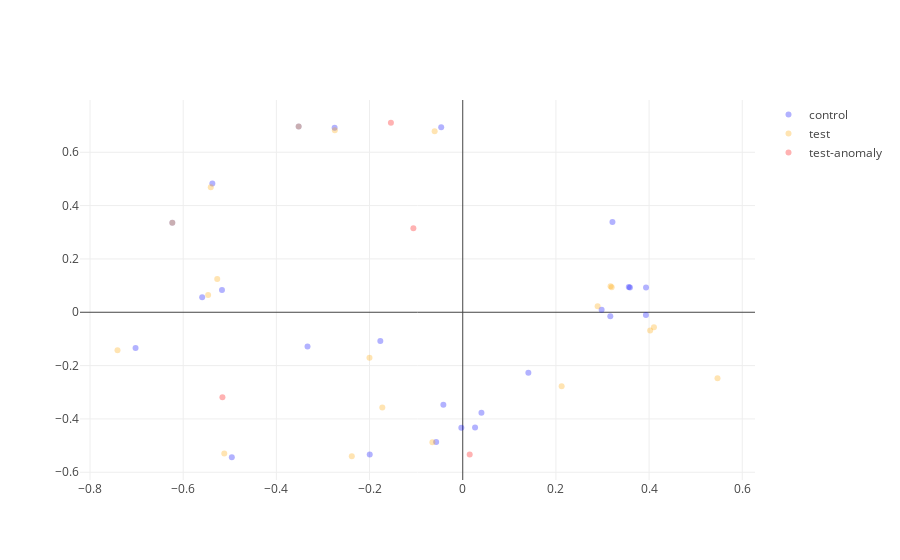

The cell this chart's notebook holds for it:
### Code cell
import sys
sys.path.insert(0, '..')
sys.path.insert(0, 'plots')

import os

from IPython.display import display
from IPython.display import clear_output
import ipywidgets as widgets


import json
from SplunkIntelOptimized import SplunkIntelOptimized
from sources.SplunkDatasetNew import SplunkDatasetNew
from sources.SplunkFileSource import SplunkFileSource

import plotly as py
import pandas as pd
import numpy as np
import plotNew as plot

py.offline.init_notebook_mode()
pd.set_option('display.notebook_repr_html', True)

data_sources_names = []

data_source_picker = None
time_range_picker = None
event_picker = None
event_text_area = None 
threshold_picker = None
new_time_range_picker = None

#create widgets
def create_widgets():
    global data_source_picker, time_range_picker, event_picker
    global event_text_area, threshold_picker, new_time_range_picker
    for file in os.listdir("../../data"):
            if file.endswith(".json"):
                data_sources_names.append(file)

    data_source_picker = widgets.Dropdown(
            options=data_sources_names,
            description='Data Source:',
            disabled=False,
            button_style='' # 'success', 'info', 'warning', 'danger' or ''
        )    

    time_range_picker = widgets.IntRangeSlider(
                value=[1, 2],
                min=0,
                max=100,
                step=1,
                description='Control Time:',
                disabled=False,
                continuous_update=False,
                orientation='horizontal',
                readout=True,
                readout_format='i',
                slider_color='white',
                color='black'
        )
    
    new_time_range_picker = widgets.IntRangeSlider(
                value=[1, 2],
                min=0,
                max=100,
                step=1,
                description='Test Time:',
                disabled=False,
                continuous_update=False,
                orientation='horizontal',
                readout=True,
                readout_format='i',
                slider_color='white',
                color='black'
        )
    
    threshold_picker = widgets.FloatSlider(
                value=0.8,
                min=0,
                max=1,
                step=0.1,
                description='Threshold:',
                disabled=False,
                continuous_update=False,
                orientation='horizontal',
                readout=True,
                readout_format='.1f',
                slider_color='white',
                color='black'
        )
    
    event_picker = widgets.Dropdown(
            options=[1,2,3],
            description='Event Number:',
            disabled=False,
            button_style='' # 'success', 'info', 'warning', 'danger' or ''
        )
    
    l = widgets.Layout(height='40px', width='800px')
    event_text_area = widgets.Textarea(value='TA: height=40px', layout=l)

    
def initialize(change):    
    # Just to set the widgets
    all_events = []
    all_events.extend(SplunkFileSource.load_data('../../data/' + data_source_picker.value))    
    minutes = 0
    for dict in all_events:
        if dict.get('cluster_label') == '1':
            minutes = minutes + 1

    time_range_picker.value = [1,1]
    time_range_picker.min = 1
    time_range_picker.max = minutes
    
    #new_time_range_picker.value = [minutes -2, minutes]
    new_time_range_picker.value = [12, 12]
    new_time_range_picker.min = 1
    new_time_range_picker.max = minutes 
    
    change_event_handler(None)
    
    
splunkDataset = SplunkDatasetNew()
splunkIntelargs = []

def event_picker_change_handler(change):
    event_text_area.value = json.dumps(splunkDataset.get_all_events_for_notebook()[event_picker.value])

def split(input, length, size):
    input.replace('\n', ' ')
    input.replace('\tat', ' ')
    return '<br>'.join([input[start:start + size] for start in range(0, length, size)])

def get_tool_tips(all_events):
    tooltips = []
    for idx, event in enumerate(all_events):
        tooltips.append(
            split(event[0], min(100, len(event[0])), 100) + '<br> id = ' + str(idx) + '<br> cluster = ' + str(
            event[3]))
            
    return tooltips
    
# Handle data source change
def change_event_handler(change):
    global splunkDataset
    
    control_start = time_range_picker.value[0]
    test_start = new_time_range_picker.value[0]

    clear_output()

    prev_out_file = None
    while(control_start <= time_range_picker.value[1] or test_start < new_time_range_picker.value[1]):

        del splunkIntelargs[:]
        splunkDataset = SplunkDatasetNew() 

        print(control_start, control_start)
        print(test_start, test_start)
        splunkDataset.load_from_file('../../data/' + data_source_picker.value,
                                     [control_start, control_start],
                                     [test_start, test_start], prev_out_file)
    
        splunkIntelargs.append('--sim_threshold')
        splunkIntelargs.append(str(float(threshold_picker.value)))
    
        print(splunkIntelargs)

        splunkIntel = SplunkIntelOptimized(splunkDataset, SplunkIntelOptimized.parse(splunkIntelargs))
        splunkDataset = splunkIntel.run()
    
        file_object  = open("result.json", "w")
        file_object.write(splunkDataset.get_output_as_json)
        file_object.close()
        
        prev_out_file = './result.json'
        
        control_start = control_start + 1
        test_start = test_start + 1

    xy_matrix, tooltips, labels = splunkDataset.control_scatter_plot()
    plot.scatter_plot_groups(xy_matrix, labels, tooltips, ['control', 'test', 'test-anomaly'], ['blue','orange','red'])
    
    xy_matrix, tooltips, labels = splunkDataset.count_scatter_plot()
    plot.scatter_plot_groups(xy_matrix, labels, tooltips, ['test', 'test-anomaly'], ['green','red'])


    #for key,data in splunkDataset.get_anom_clusters().items():
     #   for host,anom in data.items():
     #       print(host, anom.get('text'))
    
    xy_matrix, tooltips, labels, clusters = splunkDataset.control_scatter_plot_4d()
    plot.scatter_plot_groups_4d(xy_matrix, labels, clusters, tooltips, ['blue','orange','red'])
            
    event_picker.options = [ x for x in range(len(splunkDataset.get_all_events_for_notebook()))] 
     

create_widgets()

#intialize
initialize(None)
    
#setup even handlers    
data_source_picker.observe(initialize, names="value")
time_range_picker.observe(change_event_handler, names="value")
new_time_range_picker.observe(change_event_handler, names="value")
event_picker.observe(event_picker_change_handler, names="value")
threshold_picker.observe(change_event_handler, names="value")



# show widgets
display(widgets.HBox([data_source_picker]))
display(widgets.HBox([time_range_picker, threshold_picker]))
display(widgets.HBox([new_time_range_picker]))
display(widgets.HBox([event_picker, event_text_area]))

### Figure 1 — Plotly figure (JSON) as saved in the notebook; plotly's stock layout.template omitted (floating-point values rounded to 4 significant figures)
{"data": [{"marker": {"color": "blue", "opacity": 0.3}, "mode": "markers", "name": "control", "text": ["Unknown<br>0<br>logger=\"com.apple.jingle.util.MZClientCapabilities\", timestamp=\"PDT 2017-05-26 10:16<br> id = 0", "Unknown<br>1<br>logger=\"com.apple.jingle.cachelogic.popularity.MZPopularityClient\", timestamp=\"PDT 2<br> id = 1", "Unknown<br>2<br>logger=\"org.apache.http.impl.client.DefaultHttpClient\", timestamp=\"PDT 2017-05-26 10<br> id = 2", "Unknown<br>3<br>logger=\"org.apache.http.impl.client.DefaultHttpClient\", timestamp=\"PDT 2017-05-26 10<br> id = 3", "Unknown<br>4<br>logger=\"com.apple.shuttlebus.internals.SBHubbleAndLoggingHook\", timestamp=\"PDT 2017-<br> id = 4", "Unknown<br>5<br>logger=\"com.apple.jingle.cachelogic.popularity.MZPopularityClient\", timestamp=\"PDT 2<br> id = 5", "Unknown<br>6<br>logger=\"com.apple.jingle.cachelogic.popularity.MZPopularityClient\", timestamp=\"PDT 2<br> id = 6", "Unknown<br>7<br>logger=\"com.apple.jingle.cachelogic.popularity.MZPopularityClient\", timestamp=\"PDT 2<br> id = 7", "Unknown<br>8<br>logger=\"com.webobjects.foundation.stats.NSStats\", timestamp=\"PDT 2017-05-26 10:15:12<br> id = 8", "Unknown<br>9<br>logger=\"com.apple.jingle.util.MZClientCapabilities\", timestamp=\"PDT 2017-05-26 10:16<br> id = 9", "Unknown<br>10<br>logger=\"com.apple.jingle.util.MZClientCapabilities\", timestamp=\"PDT 2017-05-26 10:1<br> id = 10", "Unknown<br>11<br>logger=\"com.apple.jingle.appserver.MZDirectAction\", timestamp=\"PDT 2017-05-26 10:16<br> id = 11", "Unknown<br>12<br>logger=\"com.apple.jingle.util.MZClientCapabilities\", timestamp=\"PDT 2017-05-26 10:1<br> id = 12", "Unknown<br>13<br>logger=\"org.apache.http.impl.client.DefaultHttpClient\", timestamp=\"PDT 2017-05-26 1<br> id = 13", "Unknown<br>14<br>logger=\"com.apple.jingle.util.MZClientCapabilities\", timestamp=\"PDT 2017-05-26 10:1<br> id = 14", "Unknown<br>15<br>logger=\"org.apache.http.impl.client.DefaultHttpClient\", timestamp=\"PDT 2017-05-26 1<br> id = 15", "Unknown<br>16<br>logger=\"com.apple.jingle.app.store.W3StoreDirectAction\", timestamp=\"PDT 2017-05-26 <br> id = 16", "Unknown<br>17<br>logger=\"net.spy.memcached.MemcachedConnection\", timestamp=\"PDT 2017-05-26 10:15:44,<br> id = 17", "Unknown<br>18<br>logger=\"com.apple.jingle.cachelogic.popularity.MZPopularityClient\", timestamp=\"PDT <br> id = 18", "Unknown<br>19<br>logger=\"com.apple.jingle.util.MZClientCapabilities\", timestamp=\"PDT 2017-05-26 10:1<br> id = 19", "Unknown<br>20<br>logger=\"com.apple.jingle.cachelogic.popularity.MZPopularityClient\", timestamp=\"PDT <br> id = 20", "Unknown<br>21<br>logger=\"com.apple.jingle.cachelogic.popularity.MZPopularityClient\", timestamp=\"PDT <br> id = 21", "Unknown<br>22<br>logger=\"com.apple.jingle.cachelogic.popularity.MZPopularityClient\", timestamp=\"PDT <br> id = 22", "Unknown<br>23<br>logger=\"com.webobjects.foundation.stats.NSStats\", timestamp=\"PDT 2017-05-26 10:16:0<br> id = 23", "Unknown<br>24<br>logger=\"com.apple.jingle.util.MZClientCapabilities\", timestamp=\"PDT 2017-05-26 10:1<br> id = 24"], "type": "scatter", "x": [0.3588, -0.1996, -0.5168, -0.6233, -0.04624, 0.02647, -0.05702, -0.4956, -0.3522, 0.2981, 0.3932, -0.1769, 0.3213, -0.5592, 0.3564, -0.5374, -0.3332, -0.7023, 0.04017, 0.3167, 0.1408, -0.04157, -0.003012, -0.275, 0.3934], "y": [0.09247, -0.5331, 0.08373, 0.3357, 0.6934, -0.4319, -0.4866, -0.5438, 0.6964, 0.009607, -0.01048, -0.1075, 0.3383, 0.05673, 0.09497, 0.483, -0.1283, -0.1339, -0.3771, -0.01476, -0.227, -0.3472, -0.4334, 0.6922, 0.09328]}, {"marker": {"color": "orange", "opacity": 0.3}, "mode": "markers", "name": "test", "text": ["Unknown<br>0<br>logger=\"com.apple.jingle.util.MZClientCapabilities\", timestamp=\"PDT 2017-05-26 10:47<br> id = 25", "Unknown<br>1<br>logger=\"com.apple.jingle.cachelogic.popularity.MZPopularityClient\", timestamp=\"PDT 2<br> id = 26", "Unknown<br>2<br>logger=\"org.apache.http.impl.client.DefaultHttpClient\", timestamp=\"PDT 2017-05-26 10<br> id = 27", "Unknown<br>3<br>logger=\"org.apache.http.impl.client.DefaultHttpClient\", timestamp=\"PDT 2017-05-26 10<br> id = 28", "Unknown<br>4<br>logger=\"com.apple.shuttlebus.internals.SBHubbleAndLoggingHook\", timestamp=\"PDT 2017-<br> id = 29", "Unknown<br>5<br>logger=\"com.apple.jingle.cachelogic.popularity.MZPopularityClient\", timestamp=\"PDT 2<br> id = 30", "Unknown<br>7<br>logger=\"com.apple.jingle.cachelogic.popularity.MZPopularityClient\", timestamp=\"PDT 2<br> id = 31", "Unknown<br>8<br>logger=\"com.webobjects.foundation.stats.NSStats\", timestamp=\"PDT 2017-05-26 10:46:46<br> id = 32", "Unknown<br>9<br>logger=\"com.apple.jingle.util.MZClientCapabilities\", timestamp=\"PDT 2017-05-26 10:46<br> id = 33", "Unknown<br>10<br>logger=\"com.apple.jingle.util.MZClientCapabilities\", timestamp=\"PDT 2017-05-26 10:4<br> id = 34", "Unknown<br>11<br>logger=\"com.apple.jingle.appserver.MZDirectAction\", timestamp=\"PDT 2017-05-26 10:46<br> id = 35", "Unknown<br>12<br>logger=\"com.apple.jingle.util.MZClientCapabilities\", timestamp=\"PDT 2017-05-26 10:4<br> id = 36", "Unknown<br>13<br>logger=\"org.apache.http.impl.client.DefaultHttpClient\", timestamp=\"PDT 2017-05-26 1<br> id = 37", "Unknown<br>14<br>logger=\"com.apple.jingle.util.MZClientCapabilities\", timestamp=\"PDT 2017-05-26 10:4<br> id = 38", "Unknown<br>15<br>logger=\"org.apache.http.impl.client.DefaultHttpClient\", timestamp=\"PDT 2017-05-26 1<br> id = 39", "Unknown<br>17<br>logger=\"net.spy.memcached.MemcachedConnection\", timestamp=\"PDT 2017-05-26 10:46:44,<br> id = 40", "Unknown<br>19<br>logger=\"com.apple.jingle.util.MZClientCapabilities\", timestamp=\"PDT 2017-05-26 10:4<br> id = 41", "Unknown<br>20<br>logger=\"com.apple.jingle.cachelogic.popularity.MZPopularityClient\", timestamp=\"PDT <br> id = 42", "Unknown<br>22<br>logger=\"com.apple.jingle.cachelogic.popularity.MZPopularityClient\", timestamp=\"PDT <br> id = 43", "Unknown<br>23<br>logger=\"com.webobjects.foundation.stats.NSStats\", timestamp=\"PDT 2017-05-26 10:47:3<br> id = 44"], "type": "scatter", "x": [0.3196, -0.2381, -0.5269, -0.6233, -0.06028, -0.1726, -0.5118, -0.3522, 0.2894, 0.4104, -0.2002, 0.5468, -0.5465, 0.3173, -0.5409, -0.741, 0.4022, 0.2123, -0.06511, -0.2746], "y": [0.09393, -0.5397, 0.1244, 0.3357, 0.6787, -0.3572, -0.5301, 0.6964, 0.02251, -0.05653, -0.1705, -0.2471, 0.06509, 0.0979, 0.4686, -0.1421, -0.06825, -0.2779, -0.4878, 0.6822]}, {"marker": {"color": "red", "opacity": 0.3}, "mode": "markers", "name": "test-anomaly", "text": ["Unknown<br>12<br>logger=\"com.apple.jingle.cachelogic.popularity.MZPopularityClient\", timestamp=\"PDT <br> id = 45", "Unknown<br>11<br>logger=\"com.apple.jingle.appserver.MZDirectAction\", timestamp=\"PDT 2017-05-26 10:47<br> id = 46", "Unknown<br>4<br>logger=\"com.apple.jingle.solr.SFSolr\", timestamp=\"PDT 2017-05-26 10:47:37,066\", leve<br> id = 47", "Unknown<br>22<br>logger=\"com.apple.jingle.cachelogic.popularity.MZPopularityClient\", timestamp=\"PDT <br> id = 48"], "type": "scatter", "x": [-0.5158, -0.1059, -0.1542, 0.01494], "y": [-0.3185, 0.3151, 0.7107, -0.5337]}], "layout": {"hovermode": "closest"}}
